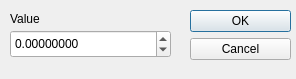
<?xml version="1.0" encoding="UTF-8"?>
<ui version="4.0">
 <class>OneValueDialog</class>
 <widget class="QDialog" name="OneValueDialog">
  <property name="geometry">
   <rect>
    <x>0</x>
    <y>0</y>
    <width>296</width>
    <height>79</height>
   </rect>
  </property>
  <property name="windowTitle">
   <string>Dialog</string>
  </property>
  <widget class="QDialogButtonBox" name="buttonBox">
   <property name="geometry">
    <rect>
     <x>190</x>
     <y>10</y>
     <width>101</width>
     <height>71</height>
    </rect>
   </property>
   <property name="orientation">
    <enum>Qt::Vertical</enum>
   </property>
   <property name="standardButtons">
    <set>QDialogButtonBox::Cancel|QDialogButtonBox::Ok</set>
   </property>
  </widget>
  <widget class="QDoubleSpinBox" name="valueSpinBox">
   <property name="geometry">
    <rect>
     <x>10</x>
     <y>30</y>
     <width>161</width>
     <height>28</height>
    </rect>
   </property>
   <property name="decimals">
    <number>8</number>
   </property>
   <property name="minimum">
    <double>-999999.000000000000000</double>
   </property>
   <property name="maximum">
    <double>999999.000000000000000</double>
   </property>
  </widget>
  <widget class="QLabel" name="label">
   <property name="geometry">
    <rect>
     <x>10</x>
     <y>10</y>
     <width>62</width>
     <height>18</height>
    </rect>
   </property>
   <property name="text">
    <string>Value</string>
   </property>
  </widget>
 </widget>
 <resources/>
 <connections>
  <connection>
   <sender>buttonBox</sender>
   <signal>accepted()</signal>
   <receiver>OneValueDialog</receiver>
   <slot>accept()</slot>
   <hints>
    <hint type="sourcelabel">
     <x>248</x>
     <y>254</y>
    </hint>
    <hint type="destinationlabel">
     <x>157</x>
     <y>274</y>
    </hint>
   </hints>
  </connection>
  <connection>
   <sender>buttonBox</sender>
   <signal>rejected()</signal>
   <receiver>OneValueDialog</receiver>
   <slot>reject()</slot>
   <hints>
    <hint type="sourcelabel">
     <x>316</x>
     <y>260</y>
    </hint>
    <hint type="destinationlabel">
     <x>286</x>
     <y>274</y>
    </hint>
   </hints>
  </connection>
 </connections>
</ui>
